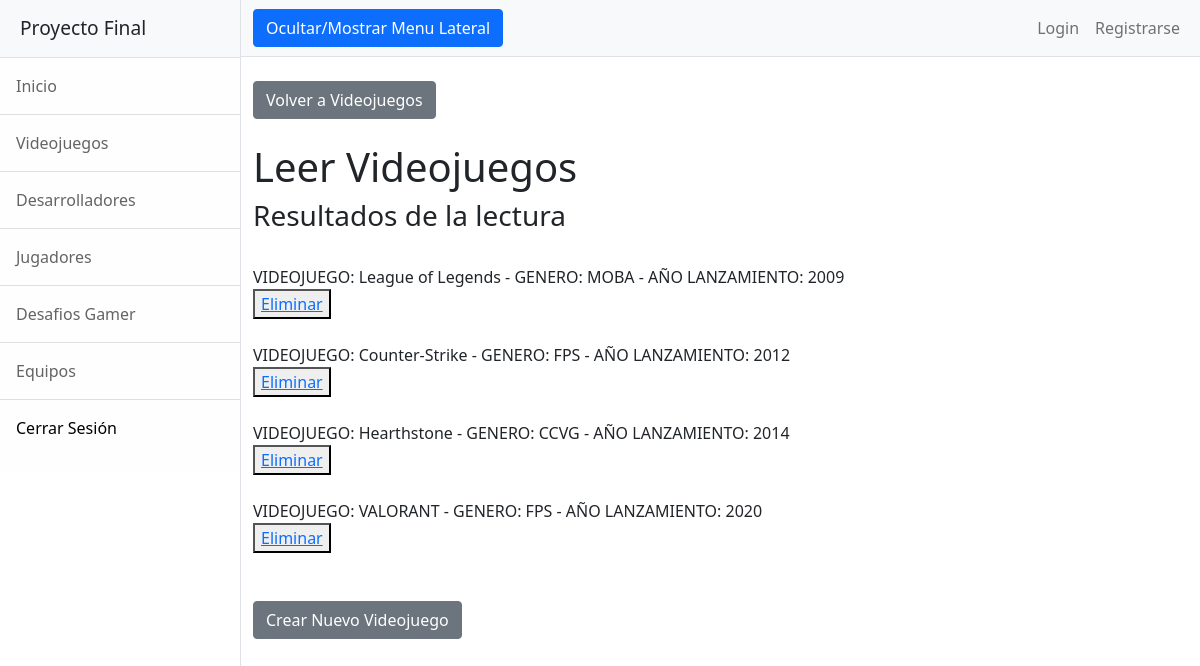
The app's page /AppFinal/videojuegosLeer (signed in) with its own data.
### AppFinal/models.py (models this page shows)
class Videojuego(models.Model):
    nombre = models.CharField(max_length = 40)
    genero = models.CharField(max_length = 40)
    año_lanzamiento = models.IntegerField()
    def __str__(self):
        return f"VIDEOJUEGO: {self.nombre} - GENERO: {self.genero} - AÑO LANZAMIENTO: {self.año_lanzamiento}"

### AppFinal/views.py (the view)
# urls.py: path('videojuegosLeer', views.videojuegosLeer, name="VideojuegosLeer"),
@login_required
def videojuegosLeer(request):
    videojuegos = Videojuego.objects.all()
    contexto = {"videojuegos":videojuegos}
    return render(request, "AppFinal/videojuegosLeer.html", contexto)

### AppFinal/templates/AppFinal/videojuegosLeer.html
{% extends "AppFinal/padre.html" %}
{% load static %}
{% block dynamicContent %}
    <div class="container-fluid">
        <br><a class="btn btn-secondary" href="{% url 'Videojuegos' %}">Volver a Videojuegos</a>
        <h1 class="mt-4">Leer Videojuegos</h1>
        <h3>Resultados de la lectura</h3><br>
        {% for videojuego in videojuegos %}
            {{videojuego}}<br>
            <button><a href="{% url 'VideojuegosEliminar' videojuego.nombre %}">Eliminar</a></button><br><br>
        {% endfor %}
        <br><a class="btn btn-secondary" href="{% url 'VideojuegosFormulario' %}">Crear Nuevo Videojuego</a>
    </div>
{% endblock %}

### records on screen
Videojuego: nombre+genero+año_lanzamiento "VIDEOJUEGO: League of Legends - GENERO: MOBA - AÑO LANZAMIENTO: 2009"
Videojuego: nombre+genero+año_lanzamiento "VIDEOJUEGO: Counter-Strike - GENERO: FPS - AÑO LANZAMIENTO: 2012"
Videojuego: nombre+genero+año_lanzamiento "VIDEOJUEGO: Hearthstone - GENERO: CCVG - AÑO LANZAMIENTO: 2014"
Videojuego: nombre+genero+año_lanzamiento "VIDEOJUEGO: VALORANT - GENERO: FPS - AÑO LANZAMIENTO: 2020"
